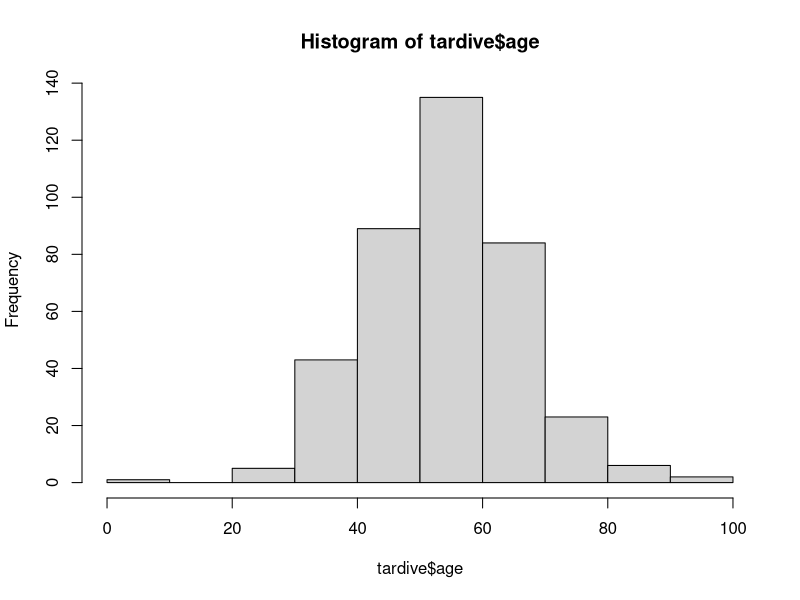
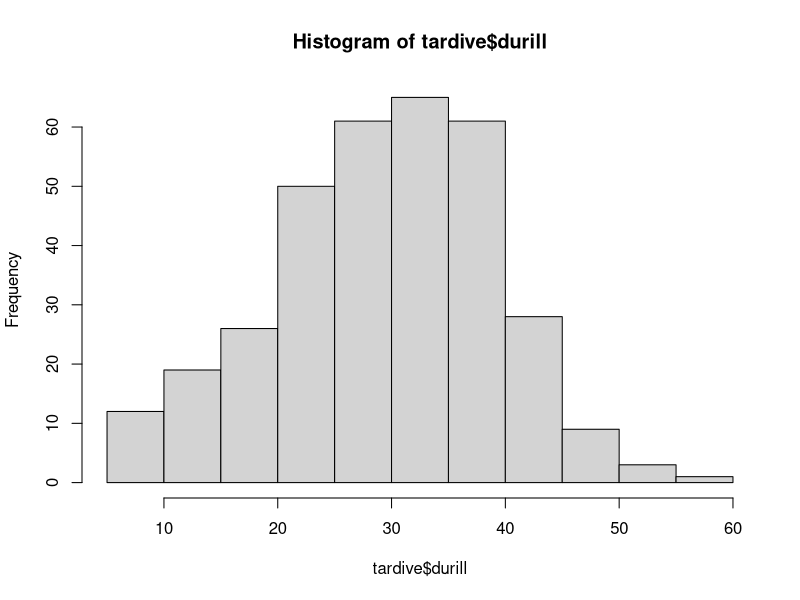
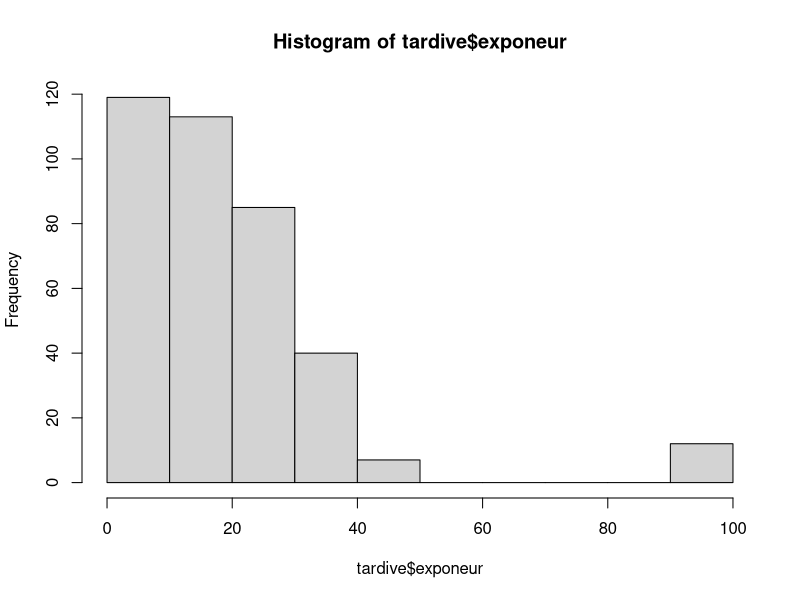
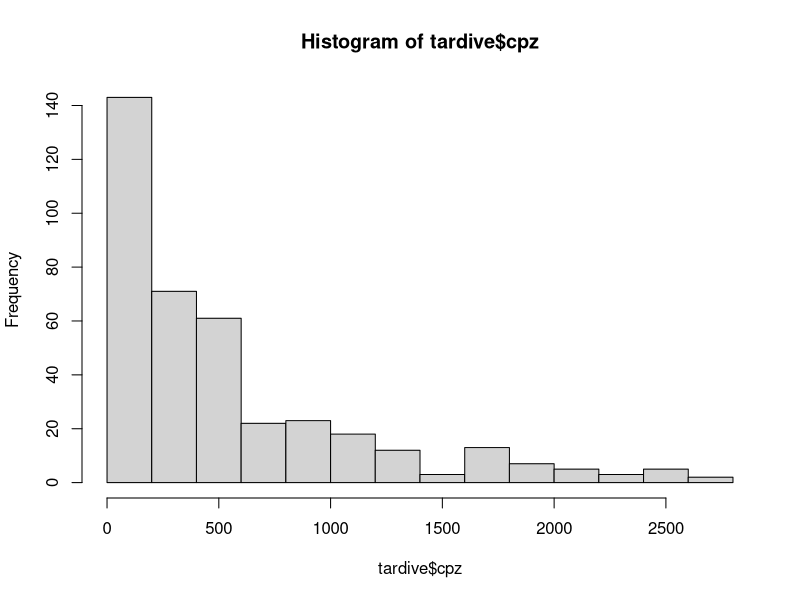
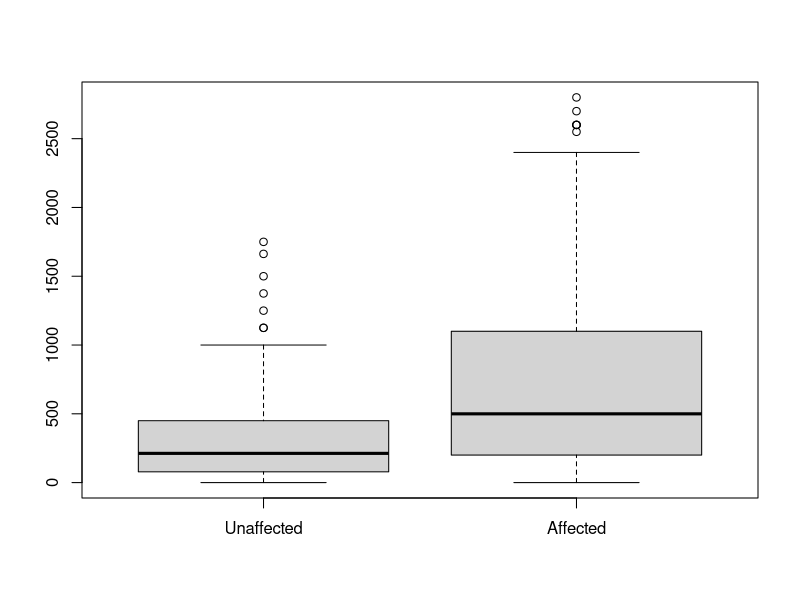
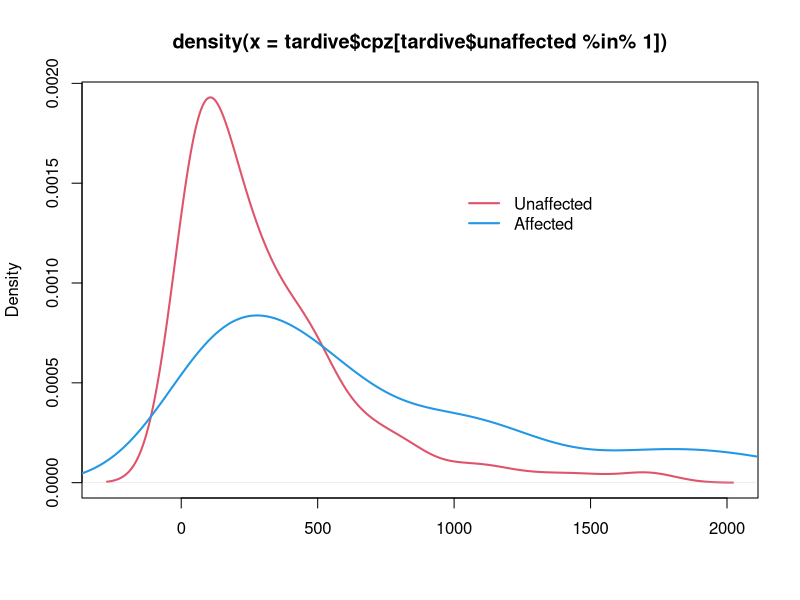
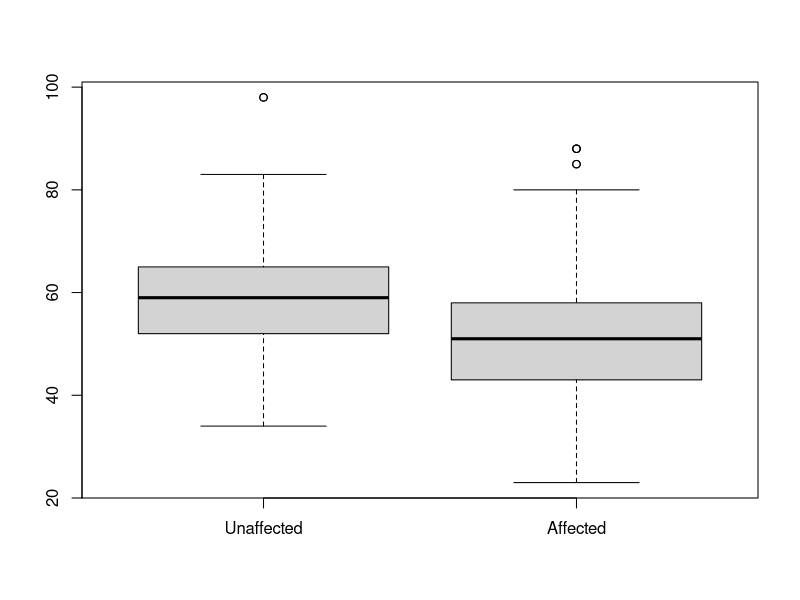
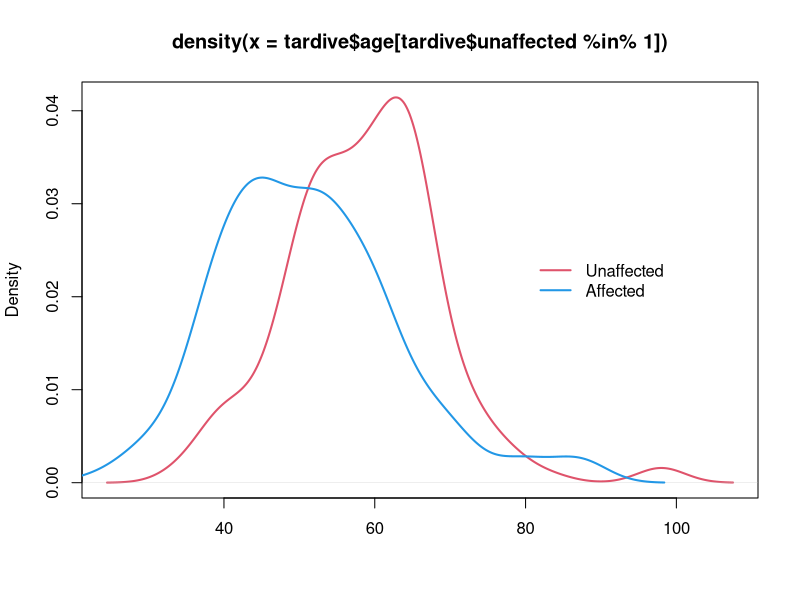

Recreate these plots in R, in order.
############# In-class practical ############# 

# load the data
tardive <- read.table("data/tardive.txt", sep="\t", header = T)
head(tardive)

# Exploratory data analysis

# What do you notice about the variables such as ‘race’, ‘sex’, ‘td’, ‘htra’ and ‘t102’? 
summary(tardive)
# Hint1: These are supposed to be categorical variables! 
# Hint2: tardive[,"race"] <- as.factor(tardive[,"race"])

tardive[,"race"] <- as.factor(tardive[,"race"])
tardive[,"sex"] <- as.factor(tardive[,"sex"])
tardive[,"td"] <- as.factor(tardive[,"td"])
tardive[,"htra"] <- as.factor(tardive[,"htra"])
tardive[,"t102"] <- as.factor(tardive[,"t102"])

summary(tardive)
# What has changed? What can you say from the summary of the variables?


# It is important to ensure that categorical variables are correctly coded, 
# before the interpretation makes sense.



# Perform exploratory data analyses on the data, do a the 2x2 contingency table
# e.g., table(tardive$td, tardive$race)
table(tardive$td, tardive$race)
table(tardive$td, tardive$sex)
table(tardive$td, tardive$htra)
table(tardive$td, tardive$t102)


# Perform exploratory data analyses on the data, plot the histogram of the 
# continuous variables 
# e.g., hist(tardive$age)
hist(tardive$age)
hist(tardive$durill)
hist(tardive$exponeur)
hist(tardive$cpz)



# There are clearly some problems with three variables (race, age and exponeur). 
# Let's exclude those observations for now.

tardive <- tardive[-which(tardive$age < 10 | tardive$exponeur > 80 | tardive$race == "2"),]
summary(tardive)


# We can perform a series of univariate analyses prior to the use of a 
# regression-based approach, to compare those that are affected with 
# tardive dyskinesia with those that are unaffected. 
# Note that this should make use of the information obtained from the histograms.

# What can you say about the distributions of the numerical variables, 
# especially for the variable cpz? How does that affect subsequent analyses?

tardive$unaffected <- ifelse(tardive$td %in% 1,1,0)
tardive$affected <- ifelse(tardive$td %in% 3,1,0)


t.test(tardive$age[tardive$unaffected %in% 1], tardive$age[tardive$affected %in% 1])
t.test(tardive$durill[tardive$unaffected %in% 1], tardive$durill[tardive$affected %in% 1])
t.test(tardive$exponeur[tardive$unaffected %in% 1], tardive$exponeur[tardive$affected %in% 1])
t.test(tardive$cpz[tardive$unaffected %in% 1], tardive$cpz[tardive$affected %in% 1])

chisq.test(tardive$td, tardive$sex)
chisq.test(tardive$td, tardive$htra)
chisq.test(tardive$td, tardive$t102)

# What do the analyses reveal about the differences between the unaffected and the affected? 
# Are there any analyses that are not necessarily appropriate? 
  
wilcox.test(tardive$cpz[tardive$unaffected%in% 1], tardive$cpz[tardive$affected%in% 1])

# Let us try to visualise the differences for CPZ. 
# There are multiple ways of doing this:
# 1) boxplots
boxplot(tardive$cpz[tardive$unaffected%in% 1], tardive$cpz[tardive$affected%in% 1], names = c("Unaffected", "Affected"))

# 2) density plots
plot(density(tardive$cpz[tardive$unaffected%in% 1]), xlab = "", col = 2, lwd = 2)
lines(density(tardive$cpz[tardive$affected%in% 1]), col = 4, lwd = 2)
legend(1000, 0.0015, col = c(2, 4), lty = 1, lwd = 2, legend = c("Unaffected", "Affected"),bty='n')
# What do you notice? 

# You can try the same for the variables age and durill.

# age
# 1) boxplots
boxplot(tardive$age[tardive$unaffected%in% 1], tardive$age[tardive$affected%in% 1], names = c("Unaffected", "Affected"))
# 2) density plots
plot(density(tardive$age[tardive$unaffected%in% 1]), xlab = "", col = 2, lwd = 2)
lines(density(tardive$age[tardive$affected%in% 1]), col = 4, lwd = 2)
legend(80, 0.025, col = c(2, 4), lty = 1, lwd = 2, legend = c("Unaffected", "Affected"),bty='n')

t.test(tardive$age[tardive$unaffected %in% 1], tardive$age[tardive$affected %in% 1])



# durill
# 1) boxplots
boxplot(tardive$durill[tardive$unaffected%in% 1], tardive$durill[tardive$affected%in% 1], names = c("Unaffected", "Affected"))
# 2) density plots
plot(density(tardive$durill[tardive$unaffected%in% 1 & !is.na(tardive$durill)]), xlab = "", col = 2, lwd = 2)
lines(density(tardive$durill[tardive$affected%in% 1 & !is.na(tardive$durill)]), col = 4, lwd = 2)
legend(45, 0.04, col = c(2, 4), lty = 1, lwd = 2, legend = c("Unaffected", "Affected"),bty='n')

t.test(tardive$durill[tardive$unaffected %in% 1], tardive$durill[tardive$affected %in% 1])


# exponeur
# 1) boxplots
boxplot(tardive$exponeur[tardive$unaffected%in% 1], tardive$exponeur[tardive$affected%in% 1], names = c("Unaffected", "Affected"))
# 2) density plots
plot(density(tardive$exponeur[tardive$affected%in% 1 & !is.na(tardive$exponeur)]), xlab = "", col = 4, lwd = 2)
lines(density(tardive$exponeur[tardive$unaffected%in% 1 & !is.na(tardive$exponeur)]), col = 2, lwd = 2)
legend(25, 0.04, col = c(2, 4), lty = 1, lwd = 2, legend = c("Unaffected", "Affected"),bty='n')

t.test(tardive$exponeur[tardive$unaffected %in% 1], tardive$exponeur[tardive$affected %in% 1])


# Let us also explore the relationship between pairs of numerical variables. 
# This can be achieved graphically with scatterplots.

pairs(~ tardive$age + tardive$durill + tardive$exponeur + tardive$cpz)
plot(tardive$age, tardive$durill, pch = 16)
plot(tardive$durill, tardive$exponeur, pch = 16)

# Explore the relationship between some of the numerical variables. 
# What can you say about the relationships between some of these variables? 
  

# Let us now consider fitting a series of logistic regression to identify the 
# factors that are associated with the status of tardive dyskinesia. 

# You may want to start off with the following commands:

fit.1 <- glm(td ~ age + durill + exponeur + cpz + sex + htra + t102, data = tardive,
             family = "binomial")
summary(fit.1)
anova(fit.1, test = "Chisq")
# What is the anova command essentially trying to do? 
# Can you identify the hypothesis that it is trying to test?

# What can you say about the results of the logistic regression? 
# Notice the number of parameters fitted for the variables ’htra’ and ’t102’.
# What will be the next step?
  

# Perhaps remove the variable exponeur from the model.
# Then, compare the model fits 
# Continue the model selection to identify a parsimonious model.
fit.2 <- glm(td ~ age + durill + cpz + sex + htra + t102, data = tardive, family = "binomial")
summary(fit.2)
anova(fit.2, test = "Chisq")
anova(fit.1, fit.2, test = "Chisq")

# Remove the least useful explanatory variable and re-fit the logistic regression.
# Then, compare the model fits using the anova function. 

fit.3 <- glm(td ~ age + durill + cpz + htra + t102, data = tardive, family = "binomial")
summary(fit.3)
anova(fit.3, test = "Chisq")

fit.4 <- glm(td ~ age + durill + cpz + htra, data = tardive, family = "binomial")
summary(fit.4)
anova(fit.4, test = "Chisq")

fit.5 <- glm(td ~ age + cpz + htra, data = tardive, family = "binomial")
anova(fit.5, test = "Chisq")

fit.6 <- glm(td ~ age + cpz, data = tardive, family = "binomial")
anova(fit.6, test = "Chisq")

fit.6 <- glm(td ~ age + cpz, data = tardive, family = "binomial")
anova(fit.6, test = "Chisq")

summary(fit.6)

exp(cbind(coef(fit.6),confint(fit.6)))
# How do the results of the parsimonious model differ from the findings obtained 
# from the univariate analyses? What is the likely explanation for the difference?

library(pROC)
myroc <- roc(tardive$td,predict(fit.6, tardive, type = "response")) 
plot(myroc)

  
